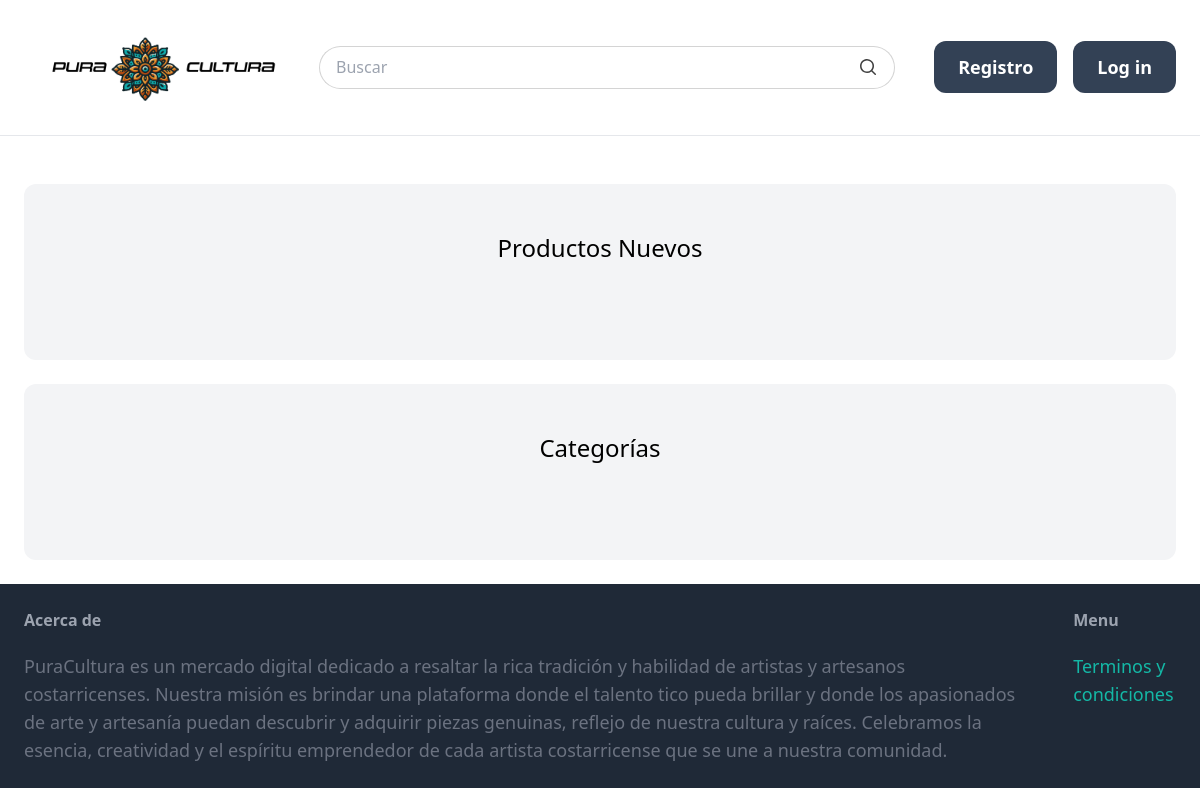
Before: / with the older database file.
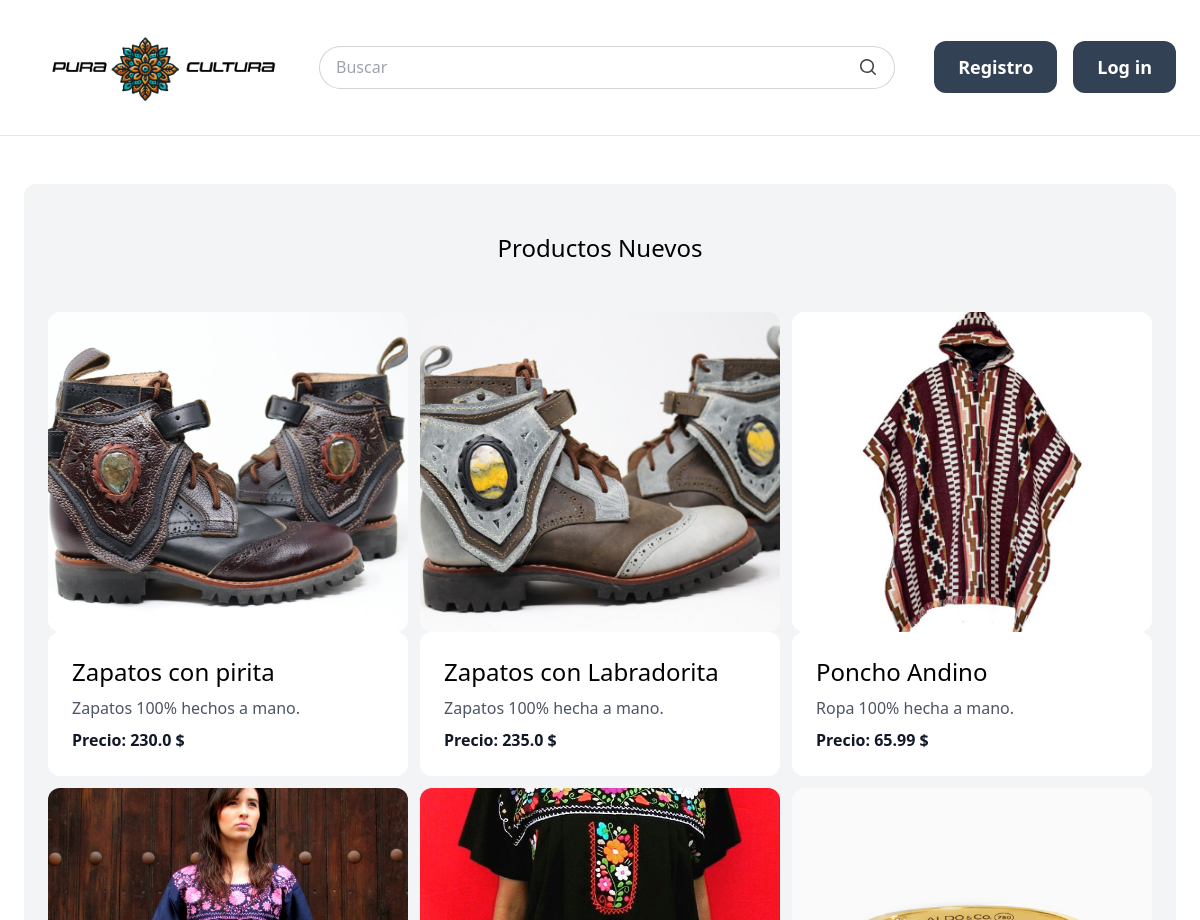
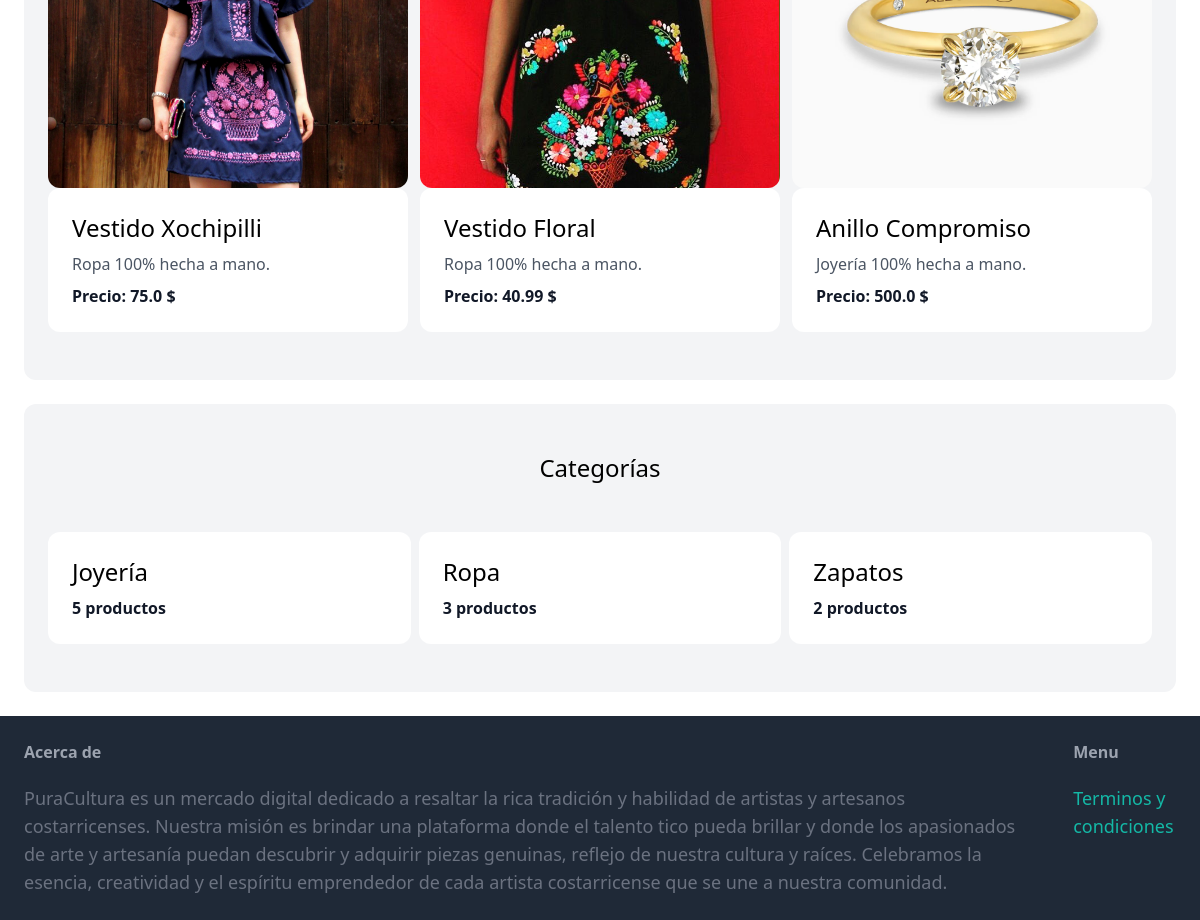
After: the same page with the newer database file (2 pictures, top to bottom).
### item/models.py (models this page shows, shortened)
class Item(models.Model):
    category = models.ForeignKey(Category, related_name='items', on_delete=models.CASCADE, verbose_name='Categoría')
    name = models.CharField(max_length=255, verbose_name='Nombre')
    description = models.TextField(blank=True, null=True, verbose_name='Descripción')
    price = models.FloatField(verbose_name='Precio')
    image = models.ImageField(upload_to='item_images', blank=True, null=True, verbose_name='Imagen')
    created_by = models.ForeignKey(settings.AUTH_USER_MODEL, related_name='items', on_delete=models.CASCADE, verbose_name='Creado por')
    created_at = models.DateTimeField(auto_now_add=True, verbose_name='Creado en')
    stock = models.PositiveIntegerField(default=1, verbose_name='Inventario')
    class Meta:
        ordering = ('name',)

class Category(models.Model):
    name = models.CharField(max_length=255, verbose_name='Nombre')
    class Meta:
        ordering = ('name',)
        verbose_name_plural = 'Categorías'

### core/views.py (the view)
# urls.py: path('', views.frontpage, name='home'),
def frontpage(request):
    items = Item.objects.filter(stock__gt=0).order_by('-created_at')[:6]
    categories = Category.objects.annotate(
        num_items_in_stock=Count('items', filter=Q(items__stock__gt=0))
    ).filter(num_items_in_stock__gt=0)
    return render(request, 'core/frontpage.html',{
        'categories': categories,
        'items': items,
    })

### item/cart.py (called while the page is built)
    def __len__(self):
        return sum(item['quantity'] for item in self.cart.values())

### item/context_processors.py (called while the page is built)
def cart_item_count(request):
    return {'cart_item_count': len(Cart(request))}

### core/templates/core/frontpage.html (shortened to what this page needs)
{% extends 'core/base.html' %}
{% block content %}
   <div class="mt-6 px-6 py-12 bg-gray-100 rounded-xl">
        <h2 class="mb-12 text-2xl text-center">Productos Nuevos</h2>
        <div class="grid grid-cols-3 gap-3">
            {% for item in items %}
                <div>
                    <a href= "{% url 'item:detail' item.id %}">
                        <div>
                            <img src="{{ item.image.url }}" alt="item" class="w-full h-80 object-cover rounded-xl">
                        </div>
                        <div class="p-6 bg-white rounded-xl">
                            <h2 class="mb-2 text-2xl">{{ item.name }}</h2>
                            <p class="mb-2 text-gray-600">{{ item.description }}</p>
                            <p class="text-gray-900 font-bold">Precio: {{ item.price }} $</p>
                        </div>
                    </a>
                </div>
            {% endfor %}
        </div>
   </div>
   <div class="mt-6 px-6 py-12 bg-gray-100 rounded-xl">
    <h2 class="mb-12 text-2xl text-center">Categorías</h2>
    <div class="grid grid-cols-3 gap-2">
        {% for category in categories %}
            <div>
                <a href="{% url 'item:category_detail' category.id %}">
                    <div class="p-6 bg-white rounded-xl">
                        <h2 class="mb-2 text-2xl">{{ category.name }}</h2>
                        <p class="text-gray-900 font-bold">{{ category.items.count }} {% if category.items.count == 1 %}producto{% else %}productos{% endif %}</p>
                    </div>
                </a>
            </div>
        {% endfor %}
    </div>
</div>
{% endblock %}

### core/templates/core/base.html (shortened to what this page needs)
{%load static%}
<!doctype html>
<html>
    <head>
        <script src="https://cdn.tailwindcss.com"></script>
    </head>
    <body>
            <nav class="py-6 px-6 flex justify-between items-center border-b border-gray-200">
                <a href="/">
                    <img src="{% static 'logo_images/PuraCulturaLogo1.jpg' %}" alt="PuraCultura Logo" class="w-64 h-auto">
                </a>
            <div class="flex-grow mx-4 max-w-xl">
                <form action="{% url 'item:search' %}" method="get">
                    <div class="relative flex w-full items-stretch">
                        <input type="search" name="query" class="relative flex-auto appearance-none rounded-l-full border border-r-0 border-neutral-300 px-4 py-2 leading-[1.6] transition duration-200 ease-in-out focus:border-primary focus:outline-none focus:ring-1 focus:ring-primary" placeholder="Buscar" aria-label="Buscar">
                        <button class="flex items-center justify-center rounded-r-full border border-l-0 border-neutral-300 px-4 py-2 text-neutral-700 transition duration-200 ease-in-out focus:border-primary focus:outline-none focus:ring-1 focus:ring-primary" type="submit" id="button-addon2">
                            <svg xmlns="http://www.w3.org/2000/svg" viewBox="0 0 20 20" fill="currentColor" class="h-5 w-5">
                                <path fill-rule="evenodd" d="M9 3.5a5.5 5.5 0 100 11 5.5 5.5 0 000-11zM2 9a7 7 0 1112.452 4.391l3.328 3.329a.75.75 0 11-1.06 1.06l-3.329-3.328A7 7 0 012 9z" clip-rule="evenodd" />
                            </svg>
                        </button>
                    </div>
                </form>
            </div>
            <div class="flex space-x-4 items-center">
                {% if request.user.is_authenticated %}
                    {% if request.user.vendedor %}
                        <a href="{% url 'item:dashboard' %}" class="text-lg font-semibold hover:text-gray-500">Mis Productos</a>
                        <a href="{% url 'pedido:historial_pedidos_vendedor' %}" class="text-lg font-semibold hover:text-gray-500">Pedidos</a>
                        <a href="{% url 'userprofile:perfil' %}" class="text-lg font-semibold hover:text-gray-500">Perfil</a>
                        <a href="{% url 'userprofile:logout' %}" class="text-lg font-semibold hover:text-gray-500">Log out</a>
                    {% else %}
                        <a href="{% url 'item:cart_view' %}" class="relative text-lg font-semibold hover:text-gray-500 flex items-center">
                            <svg xmlns="http://www.w3.org/2000/svg" width="24" height="24" fill="currentColor" class="bi bi-bag-fill" viewBox="0 0 16 16">
                                <path d="M8 1a2.5 2.5 0 0 1 2.5 2.5V4h-5v-.5A2.5 2.5 0 0 1 8 1m3.5 3v-.5a3.5 3.5 0 1 0-7 0V4H1v10a2 2 0 0 0 2 2h10a2 2 0 0 0 2-2V4z"/>
                            </svg>
                            {% if cart_item_count >= 1 %}
                                <span class="absolute top-0 right-0 inline-flex items-center justify-center px-2 py-1 text-xs font-bold leading-none text-white transform translate-x-1/2 -translate-y-1/2 bg-red-600 rounded-full">
                                    {{ cart_item_count }}
                                </span>
                            {% endif %}
                        </a>
                        <a href="{% url 'userprofile:perfil' %}" class="text-lg font-semibold hover:text-gray-500">Perfil</a>
                        <a href="{% url 'pedido:historial_pedidos' %}" class="text-lg font-semibold hover:text-gray-500">Pedidos</a>
                        <a href="{% url 'userprofile:logout' %}" class="text-lg font-semibold hover:text-gray-500">Log out</a>
                    {% endif %}
                {% else %}
                    <a href="{% url 'userprofile:signup' %}" class="px-6 py-3 text-lg font-semibold bg-slate-700 text-white rounded-xl hover:bg-slate-500">Registro</a>
                    <a href="{% url 'userprofile:login' %}" class="px-6 py-3 text-lg font-semibold bg-slate-700 text-white rounded-xl hover:bg-slate-500">Log in</a>
                {% endif %}
        </nav>
        <div class="px-6 py-6">
            {% block content %}
            {% endblock %}
        </div>
        <footer class="py-6 px-6 flex justify-between bg-gray-800">
            <div class="w-s/3 pr-10">
                <h3 class="mb-5 font-semibold text-gray-400">Acerca de</h3>
                <p class="text-lg text-gray-500">PuraCultura es un mercado digital dedicado a resaltar la rica tradición y habilidad de artistas y artesanos costarricenses. Nuestra misión es brindar una plataforma donde el talento tico pueda brillar y donde los apasionados de arte y artesanía puedan descubrir y adquirir piezas genuinas, reflejo de nuestra cultura y raíces. Celebramos la esencia, creatividad y el espíritu emprendedor de cada artista costarricense que se une a nuestra comunidad. </p>
            </div>
            <div class="w-1/3">
                <h3 class="mb-5 font-semibold text-gray-400">Menu</h3>
                <ul class="space-y-2">
                    <li><a href="{% url 'core:terms' %}" class="text-lg text-teal-500 hover:text-teal-700">Terminos y condiciones </a></li>
                </ul>
            </div>
        </footer>
    </body>
</html>

Changed rows visible on the page:
added Item: image (picture), name "Zapatos con pirita", description "Zapatos 100% hechos a mano.", price "230.0"
added Item: image (picture), name "Zapatos con Labradorita", description "Zapatos 100% hecha a mano.", price "235.0"
added Item: image (picture), name "Poncho Andino", description "Ropa 100% hecha a mano.", price "65.99"
added Item: image (picture), name "Vestido Xochipilli", description "Ropa 100% hecha a mano.", price "75.0"
added Item: image (picture), name "Vestido Floral", description "Ropa 100% hecha a mano.", price "40.99"
added Item: image (picture), name "Anillo Compromiso", description "Joyería 100% hecha a mano.", price "500.0"
added Category: name "Joyería", items.count "5", shows "productos"
added Category: name "Ropa", items.count "3", shows "productos"
added Category: name "Zapatos", items.count "2", shows "productos"
